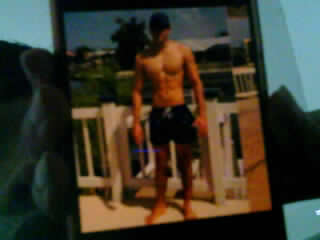
#> input picture 单片机-电脑传输/单片机拍摄.jpg, 320 x 240 px, given as the content of the folder 单片机-电脑传输/单片机拍摄.jpg, which was not available
$ python -i Preparing.py   (imports and definitions only)   (older library calls are emulated)
#> lines starting #> are read from the running program, lines starting #| are printed output that depends on the picture
import os,shutil
import json
import pandas as pd
from PIL import Image
import numpy as np
import math
import matplotlib.pyplot as plt#约定俗成的写法plt
class Preparing:
    def __init__(self,errorPath='ErrorPicture',noDataPath='noData',oldSize=1280,newSize=128):
        self.errorPath=errorPath
        if not os.path.exists(errorPath):
            os.makedirs(errorPath)  # 创建路径
            print('directy of ',errorPath,' build successfully')
        if not os.path.exists(noDataPath):
            os.makedirs(noDataPath)
        x1 = [16, 14, 0, 1, 8, 9, 10]
        x2 = [17, 15, 0, 1, 11, 12, 13]
        x3 = [4, 3, 2, 1, 5, 6, 7]
        self.X = [x1, x2, x3]
        self.joints=18
        self.oldSize=oldSize
        self.newSize=newSize
        self.noDataPath=noDataPath
    # [303 lines left out: functions getDateOfJson, screen, jsonlizatVisuaional, NPYlizatVisuaional, jsonAlllizatVisuaional, getImageSize and 7 more, not called in this run]
    def resizeImage(self,srcPath, dstPath,size=128):  # 将位于srcPath下的图片压缩处理后结果存于dstPath下
        # 如果不存在目的目录则创建一个，保持层级结构
#> called with srcPath = '单片机-电脑传输/单片机拍摄.jpg', dstPath = 'out.png', size = 128
        if not os.path.exists(dstPath):
            os.makedirs(dstPath)
            print(dstPath, '创建成功！')
        for filename in os.listdir(srcPath):
            # 拼接完整的文件或文件夹路径
            srcFile = os.path.join(srcPath, filename)
            dstFile = os.path.join(dstPath, filename)
            # 如果是文件就处理
            if os.path.isfile(srcFile):
                try:
                    # 打开原图片缩小后保存，可以用if srcFile.endswith(".jpg")或者split，splitext等函数等针对特定文件压缩
                    sImg = Image.open(srcFile)
#> sImg is the input picture: PIL image 320x240 RGB; mean R, G, B 59.1, 56.2, 43.5

                    dImg = sImg.resize((size,size), Image.ANTIALIAS)  # 设置压缩尺寸和选项，注意尺寸要用括号
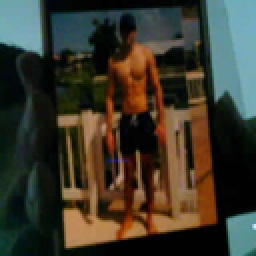
#> dImg: PIL image 128x128 RGB (shown 2 times larger); mean R, G, B 59.1, 56.2, 43.5
                    dImg.save(dstFile)  # 也可以用srcFile原路径保存,或者更改后缀保存，save这个函数后面可以加压缩编码选项JPEG之类的
                    print(dstFile + " 成功！")
                except Exception:
                    print(dstFile + "失败！")
            # 如果是文件夹就递归
            if os.path.isdir(srcFile):
                self.cropImage(srcFile, dstFile)
    # [77 lines left out: functions scanJson, toNpys, jsonslizatVisuaional, checkNPY3, checkNPY2, checkNPY2xy, not called in this run]
ff=Preparing('problem',oldSize=1280)
# [16 lines of commented-out code are left out]
# [1 line not run here, left out]
#ff.resizeImage('OutBlack-White','resizeBlack-white')

>>> result = Preparing().resizeImage('单片机-电脑传输/单片机拍摄.jpg', 'out.png')

$ run again, on 单片机-电脑传输/单片机显示结果.jpg
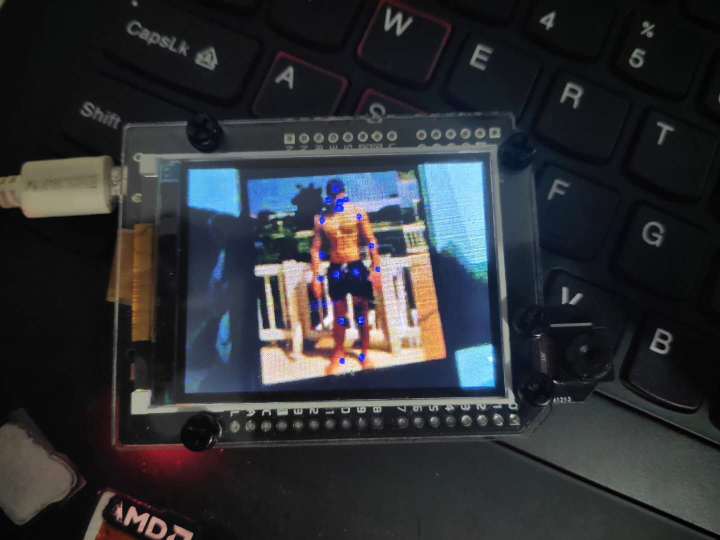
#> input picture 单片机-电脑传输/单片机显示结果.jpg, 1440 x 1080 px, given as the content of the folder 单片机-电脑传输/单片机显示结果.jpg, which was not available (shown at 1/2 size)
#> in resizeImage, sImg is the input picture: PIL image 1440x1080 RGB; mean R, G, B 47.5, 49.6, 53.6
#> in resizeImage, `dImg = sImg.resize((size,size), Image.ANTIALIAS)`:
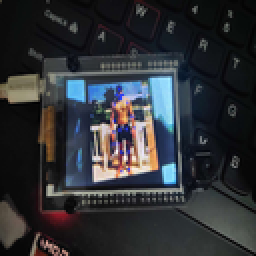
#> dImg: PIL image 128x128 RGB (shown 2 times larger); mean R, G, B 47.5, 49.6, 53.5
